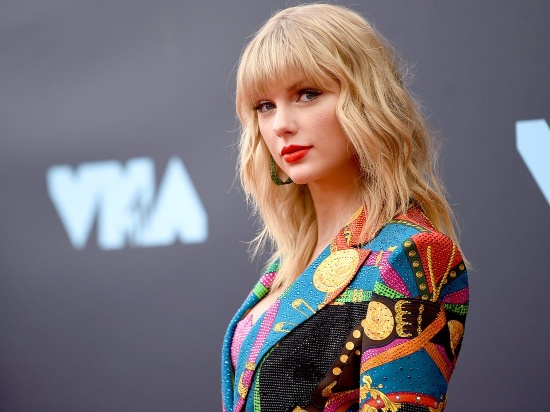
#> input picture books/practical-python-and-opencv/images/taylor-swift.jpg, 550 x 412 px
$ python blurring.py --image images/taylor-swift.jpg
#> lines starting #> are read from the running program, lines starting #| are printed output that depends on the picture
import numpy as np
import argparse
import cv2

ap = argparse.ArgumentParser()
ap.add_argument('-i', '--image', required=True, help='Path to the image')
args = vars(ap.parse_args())

image = cv2.imread(args['image'])
#> image is the input picture: shape (412, 550, 3); mean B, G, R 116.2, 112.1, 122
cv2.imshow('Original', image)

blurred = np.hstack([
    cv2.blur(image, (3, 3)),
    cv2.blur(image, (5, 5)),
    cv2.blur(image, (7, 7)),
])
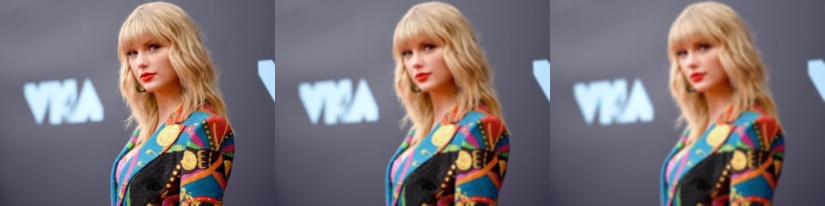
#> blurred: shape (412, 1650, 3) (shown at 1/2 size); mean B, G, R 116.2, 112.1, 122
cv2.imshow('Averaged', blurred)

blurred = np.hstack([
    cv2.GaussianBlur(image, (3, 3), 0),
    cv2.GaussianBlur(image, (5, 5), 0),
    cv2.GaussianBlur(image, (7, 7), 0),
])
cv2.imshow('Gaussian', blurred)

blurred = np.hstack([
    cv2.medianBlur(image, 3),
    cv2.medianBlur(image, 5),
    cv2.medianBlur(image, 7),
])
cv2.imshow('Median', blurred)

blurred = np.hstack([
    cv2.bilateralFilter(image, 5, 21, 21),
    cv2.bilateralFilter(image, 7, 31, 31),
    cv2.bilateralFilter(image, 9, 41, 41),
])
cv2.imshow('Bilateral', blurred)
cv2.waitKey(0)
